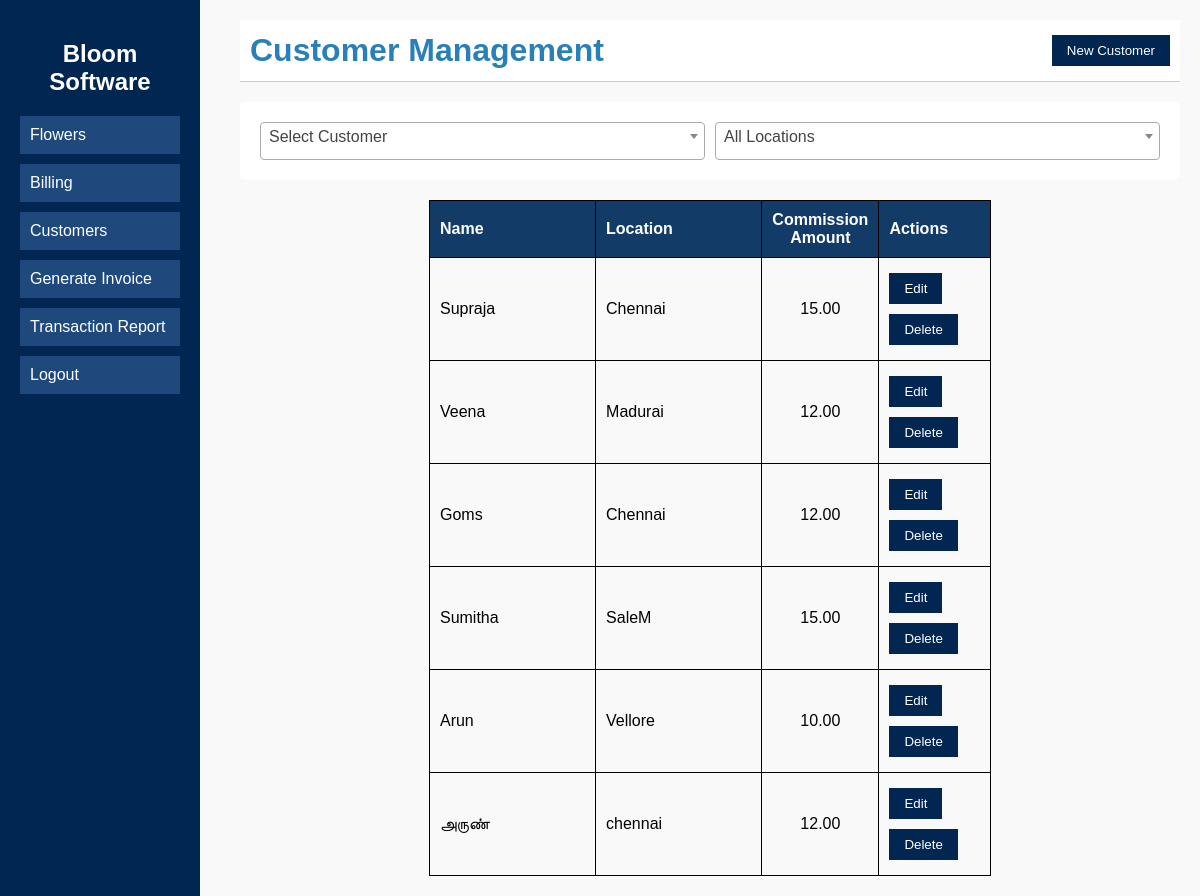
/php/src/customer.php (signed in), run on the app's committed database.
### tables this page shows
CREATE TABLE `customer` (
  `customer_id` int NOT NULL AUTO_INCREMENT,
  `name` varchar(255) NOT NULL,
  `location` varchar(255) NOT NULL,
  `commission_amount` decimal(10,2) DEFAULT '0.00',
  PRIMARY KEY (`customer_id`)
);

### php/src/customer.php (the view, shortened to what this page needs)
<?php
include('db.php');
$sql = "SELECT * FROM customer";
$result = $conn->query($sql);
$customers = [];
if ($result->num_rows > 0) {
    while ($row = $result->fetch_assoc()) {
        $customers[] = $row;
    }
}
?>
<!DOCTYPE html>
<html>
<head>
    <link rel="stylesheet" type="text/css" href="css/style.css">
    <link href="https://cdn.jsdelivr.net/npm/select2@4.1.0-rc.0/dist/css/select2.min.css" rel="stylesheet" />
</head>
<body>
<div class="sidebar">
        <h2>Bloom Software</h2>
        <a href="flowers.php">Flowers</a>
        <a href="billing.php">Billing</a>
        <a href="customer.php">Customers</a>
        <a href="generate_invoice1.php">Generate Invoice</a>
        <a href="transaction_report.php">Transaction Report</a>
        <a href="logout.php">Logout</a>
    </div>
    <div class="content">
        <header>
            <h1>Customer Management</h1>
            <button onclick="showForm('add')">New Customer</button>
        </header>
        <div class="customer-management">
            <div class="top-options">
            </div>
            <table>
                <thead>
                    <tr>
                        <th>Name</th>
                        <th>Location</th>
                        <th>Commission Amount</th>
                        <th>Actions</th>
                    </tr>
                </thead>
                <tbody id="customer-table-body">
                    <?php foreach ($customers as $customer): ?>
                        <tr>
                            <td><?php echo htmlspecialchars($customer['name']); ?></td>
                            <td><?php echo htmlspecialchars($customer['location']); ?></td>
                            <td><?php echo htmlspecialchars($customer['commission_amount']); ?></td>
                            <td>
                                <button onclick="editCustomer(<?php echo htmlspecialchars(json_encode($customer)); ?>)">Edit</button>
                                <button class="delete-button" data-customer-id="<?php echo $customer['customer_id']; ?>">Delete</button>
                            </td>
                        </tr>
                    <?php endforeach; ?>
                </tbody>
            </table>
        </div>
    </div>
</body>
</html>

### php/src/css/style.css (style rules this page uses)
body { font-family: 'Gill Sans', 'Gill Sans MT', Calibri, 'Trebuchet MS', sans-serif; background-color: #f9f9f9; margin: 0; padding: 0; }
.sidebar { position: fixed; left: 0; top: 0; width: 200px; height: 100%; background-color: #012652; color: #fff; padding: 20px; box-sizing: border-box; }
.sidebar h2 { text-align: center; }
.sidebar a { display: block; color: #fff; text-decoration: none; margin: 10px 0; padding: 10px; background-color: #1f497d; }
.content { margin-left: 220px; padding: 20px; box-sizing: border-box; width: calc(100% - 220px); }
header { display: flex; justify-content: space-between; align-items: center; background-color: #fff; padding: 10px; border-bottom: 1px solid #ccc; }
header h1 { margin: 0; }
.stats, .charts, .flower-management, .billing-form, .customer-management, .advance-payment, .generate-invoice, .transaction-report, .lease-advance-payment, .settings { display: flex; flex-direction: column; margin-top: 20px; }
.stat, .chart, .top-options, .invoice-body, .overall-transactions { background-color: #fff; padding: 20px; border-radius: 5px; margin-bottom: 20px; }
table { width: 100%; border-collapse: collapse; margin-top: 20px; }
table, th, td { border: 1px solid #ccc; padding: 10px; }
th { background-color: #f0f0f0; }
button { padding: 8px 15px; margin: 5px 0; background-color: #012652; color: #fff; border: none; cursor: pointer; }
body { font-family: Arial, sans-serif; background-color: #f0f0f0; padding: 20px; }
h1 { text-align: center; }
table, th, td { border: 1px solid #ccc; }
th, td { padding: 10px; text-align: left; }
th { background-color: #f2f2f2; }
a { text-decoration: none; color: blue; }
.content { margin-left: 220px; padding: 20px; }
header h1 { color: #2980b9; }

### php/src/customer.php (style rules this page uses)
.content { margin-left: 220px; padding: 20px; }
header h1 { color: #2980b9; }
.top-options { display: flex; align-items: center; gap: 10px; }
body { font-family: 'Gill Sans', 'Gill Sans MT', Calibri, 'Trebuchet MS', sans-serif; background-color: #f9f9f9; margin: 0; padding: 0; }
.sidebar { position: fixed; left: 0; top: 0; width: 200px; height: 100%; background-color: #012652; color: #fff; padding: 20px; box-sizing: border-box; }
.sidebar h2 { text-align: center; }
.sidebar a { display: block; color: #fff; text-decoration: none; margin: 10px 0; padding: 10px; background-color: #1f497d; }
.content { margin-left: 220px; padding: 20px; box-sizing: border-box; width: calc(100% - 220px); }
table, th, td { border: 1px solid black; }
th, td { padding: 10px; text-align: left; }
th:first-child, td:first-child { width: 30%; }
th:nth-child(2), td:nth-child(2) { width: 20%; }
th:nth-child(3), td:nth-child(3) { width: 20%; text-align: center; }
th:nth-child(4), td:nth-child(2) { width: 30%; }
table { margin: 0 auto; width: calc(100% - 10cm); }
th { background-color: #133b68; color: #fff; }

### data on the page
customer: name "Supraja", location "Chennai", commission_amount "15.00"
customer: name "Veena", location "Madurai", commission_amount "12.00"
customer: name "Goms", location "Chennai", commission_amount "12.00"
customer: name "Sumitha", location "SaleM", commission_amount "15.00"
customer: name "Arun", location "Vellore", commission_amount "10.00"
customer: name "அருண்", location "chennai", commission_amount "12.00"
